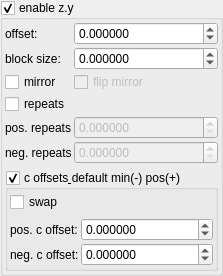
    <widget class="MyGroupBox" name="groupCheck_transf_function_enabledy_false">
     <property name="font">
      <font>
       <weight>50</weight>
       <bold>false</bold>
      </font>
     </property>
     <property name="title">
      <string>enable z.y&amp;</string>
     </property>
     <property name="checkable">
      <bool>true</bool>
     </property>
     <layout class="QVBoxLayout" name="verticalLayout_6">
      <property name="leftMargin">
       <number>2</number>
      </property>
      <property name="topMargin">
       <number>2</number>
      </property>
      <property name="rightMargin">
       <number>2</number>
      </property>
      <property name="bottomMargin">
       <number>2</number>
      </property>
      <item>
       <layout class="QGridLayout" name="gridLayout_13" columnstretch="0,1">
        <property name="spacing">
         <number>2</number>
        </property>
        <item row="2" column="1">
         <widget class="MyCheckBox" name="checkBox_transf_function_enabledBy_false">
          <property name="enabled">
           <bool>false</bool>
          </property>
          <property name="text">
           <string notr="true">flip mirror</string>
          </property>
         </widget>
        </item>
        <item row="1" column="0">
         <widget class="QLabel" name="label_82">
          <property name="text">
           <string>block size:</string>
          </property>
         </widget>
        </item>
        <item row="2" column="0">
         <widget class="MyCheckBox" name="checkBox_transf_function_enabledCy_false">
          <property name="enabled">
           <bool>true</bool>
          </property>
          <property name="text">
           <string notr="true">mirror</string>
          </property>
         </widget>
        </item>
        <item row="4" column="0">
         <widget class="QLabel" name="label_277">
          <property name="text">
           <string>pos. repeats</string>
          </property>
         </widget>
        </item>
        <item row="5" column="0">
         <widget class="QLabel" name="label_278">
          <property name="text">
           <string>neg. repeats</string>
          </property>
         </widget>
        </item>
        <item row="0" column="0">
         <widget class="QLabel" name="label_83">
          <property name="text">
           <string>offset:</string>
          </property>
         </widget>
        </item>
        <item row="3" column="0">
         <widget class="MyCheckBox" name="checkBox_transf_function_enabledAy_false">
          <property name="text">
           <string notr="true">repeats</string>
          </property>
         </widget>
        </item>
        <item row="0" column="1">
         <widget class="MyDoubleSpinBox" name="spinbox3_transf_offset_000_y">
          <property name="enabled">
           <bool>true</bool>
          </property>
          <property name="sizePolicy">
           <sizepolicy hsizetype="Minimum" vsizetype="Maximum">
            <horstretch>0</horstretch>
            <verstretch>0</verstretch>
           </sizepolicy>
          </property>
          <property name="prefix">
           <string/>
          </property>
          <property name="suffix">
           <string/>
          </property>
          <property name="decimals">
           <number>6</number>
          </property>
          <property name="minimum">
           <double>-99.989999999999995</double>
          </property>
          <property name="maximum">
           <double>99.989999999999995</double>
          </property>
          <property name="singleStep">
           <double>0.100000000000000</double>
          </property>
         </widget>
        </item>
        <item row="1" column="1">
         <widget class="MyDoubleSpinBox" name="spinbox3_transf_offset_222_y">
          <property name="enabled">
           <bool>true</bool>
          </property>
          <property name="sizePolicy">
           <sizepolicy hsizetype="Minimum" vsizetype="Maximum">
            <horstretch>0</horstretch>
            <verstretch>0</verstretch>
           </sizepolicy>
          </property>
          <property name="prefix">
           <string/>
          </property>
          <property name="suffix">
           <string/>
          </property>
          <property name="decimals">
           <number>6</number>
          </property>
          <property name="minimum">
           <double>-99.989999999999995</double>
          </property>
          <property name="maximum">
           <double>99.989999999999995</double>
          </property>
          <property name="singleStep">
           <double>0.100000000000000</double>
          </property>
         </widget>
        </item>
        <item row="5" column="1">
         <widget class="MyDoubleSpinBox" name="spinbox3_transf_offsetB_111_y">
          <property name="enabled">
           <bool>false</bool>
          </property>
          <property name="sizePolicy">
           <sizepolicy hsizetype="Minimum" vsizetype="Maximum">
            <horstretch>0</horstretch>
            <verstretch>0</verstretch>
           </sizepolicy>
          </property>
          <property name="prefix">
           <string/>
          </property>
          <property name="suffix">
           <string/>
          </property>
          <property name="decimals">
           <number>6</number>
          </property>
          <property name="minimum">
           <double>0.000000000000000</double>
          </property>
          <property name="maximum">
           <double>99.989999999999995</double>
          </property>
          <property name="singleStep">
           <double>1.000000000000000</double>
          </property>
         </widget>
        </item>
        <item row="4" column="1">
         <widget class="MyDoubleSpinBox" name="spinbox3_transf_offsetA_111_y">
          <property name="enabled">
           <bool>false</bool>
          </property>
          <property name="sizePolicy">
           <sizepolicy hsizetype="Minimum" vsizetype="Maximum">
            <horstretch>0</horstretch>
            <verstretch>0</verstretch>
           </sizepolicy>
          </property>
          <property name="prefix">
           <string/>
          </property>
          <property name="suffix">
           <string/>
          </property>
          <property name="decimals">
           <number>6</number>
          </property>
          <property name="minimum">
           <double>0.000000000000000</double>
          </property>
          <property name="maximum">
           <double>99.989999999999995</double>
          </property>
          <property name="singleStep">
           <double>1.000000000000000</double>
          </property>
         </widget>
        </item>
       </layout>
      </item>
      <item>
       <widget class="MyGroupBox" name="groupCheck_surfBox_enabledY2_false">
        <property name="font">
         <font>
          <weight>50</weight>
          <bold>false</bold>
         </font>
        </property>
        <property name="title">
         <string>c offsets&amp; default min(-) pos(+)</string>
        </property>
        <property name="checkable">
         <bool>true</bool>
        </property>
        <layout class="QVBoxLayout" name="verticalLayout_9">
         <property name="leftMargin">
          <number>2</number>
         </property>
         <property name="topMargin">
          <number>2</number>
         </property>
         <property name="rightMargin">
          <number>2</number>
         </property>
         <property name="bottomMargin">
          <number>2</number>
         </property>
         <item>
          <widget class="MyCheckBox" name="checkBox_surfBox_enabledY4_false">
           <property name="text">
            <string notr="true">swap</string>
           </property>
          </widget>
         </item>
         <item>
          <layout class="QGridLayout" name="gridLayout_16" columnstretch="0,1">
           <property name="spacing">
            <number>2</number>
           </property>
           <item row="0" column="0">
            <widget class="QLabel" name="label_88">
             <property name="text">
              <string>pos. c offset:</string>
             </property>
            </widget>
           </item>
           <item row="1" column="1">
            <widget class="MyDoubleSpinBox" name="spinbox3_transf_offsetA_000_y">
             <property name="enabled">
              <bool>true</bool>
             </property>
             <property name="sizePolicy">
              <sizepolicy hsizetype="Minimum" vsizetype="Maximum">
               <horstretch>0</horstretch>
               <verstretch>0</verstretch>
              </sizepolicy>
             </property>
             <property name="prefix">
              <string/>
             </property>
             <property name="suffix">
              <string/>
             </property>
             <property name="decimals">
              <number>6</number>
             </property>
             <property name="minimum">
              <double>-99.989999999999995</double>
             </property>
             <property name="maximum">
              <double>99.989999999999995</double>
             </property>
             <property name="singleStep">
              <double>0.100000000000000</double>
             </property>
            </widget>
           </item>
           <item row="0" column="1">
            <widget class="MyDoubleSpinBox" name="spinbox3_transf_offsetF_000_y">
             <property name="enabled">
              <bool>true</bool>
             </property>
             <property name="sizePolicy">
              <sizepolicy hsizetype="Minimum" vsizetype="Maximum">
               <horstretch>0</horstretch>
               <verstretch>0</verstretch>
              </sizepolicy>
             </property>
             <property name="prefix">
              <string/>
             </property>
             <property name="suffix">
              <string/>
             </property>
             <property name="decimals">
              <number>6</number>
             </property>
             <property name="minimum">
              <double>-99.989999999999995</double>
             </property>
             <property name="maximum">
              <double>99.989999999999995</double>
             </property>
             <property name="singleStep">
              <double>0.100000000000000</double>
             </property>
            </widget>
           </item>
           <item row="1" column="0">
            <widget class="QLabel" name="label_283">
             <property name="text">
              <string>neg. c offset:</string>
             </property>
            </widget>
           </item>
          </layout>
         </item>
        </layout>
       </widget>
      </item>
     </layout>
    </widget>
